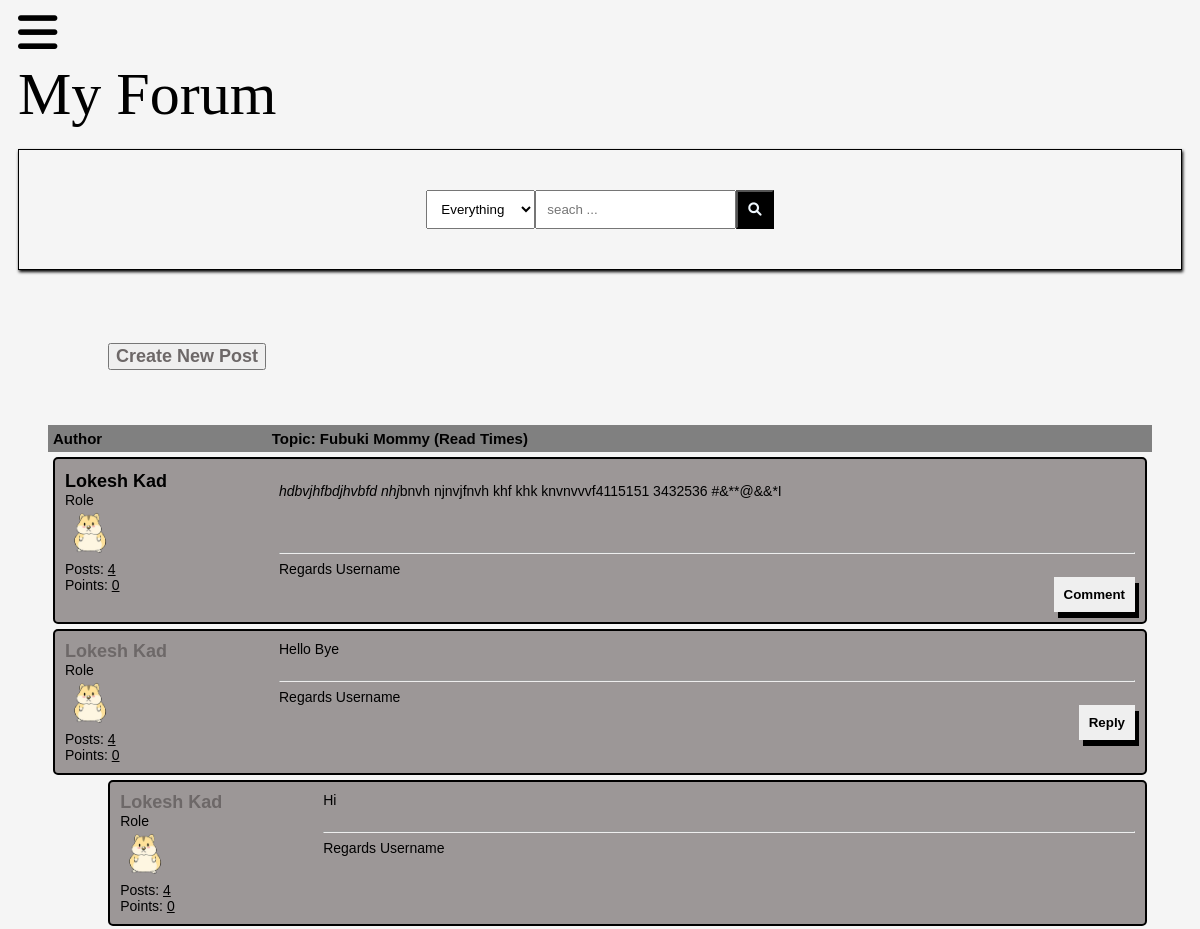
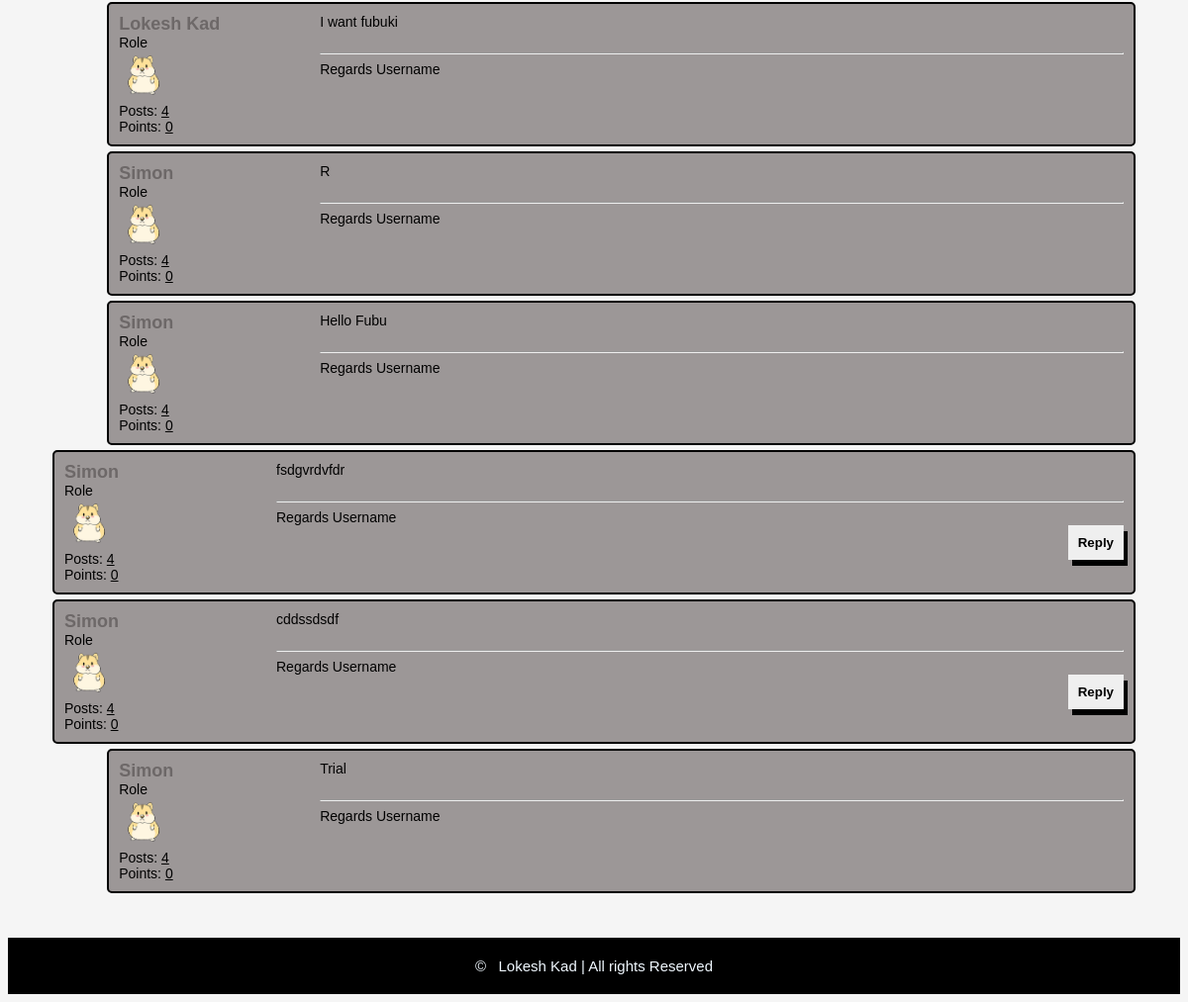
Page /details/fubuki-mommy/ (signed in) on the committed database (2 pictures, top to bottom).
### posts/models.py (models this page shows, shortened)
class Post(models.Model):
    title=models.CharField(max_length=400)
    slug=models.SlugField(max_length=400,unique=True,blank=True)
    user=models.ForeignKey(Author,on_delete=models.CASCADE)
    content=HTMLField()
    categories=models.ManyToManyField(Category)
    date=models.DateTimeField(auto_now_add=True)
    approved=models.BooleanField(default=False)
    hit_count_generic=GenericRelation(HitCount,object_id_field='object_pk',related_query_name='hit_count_generic_relation')
    tag=TaggableManager()
    comments=models.ManyToManyField(Comment,blank=True)
    approved = models.BooleanField(default=True)

class Author(models.Model):
    user=models.ForeignKey(User,on_delete=models.CASCADE)
    fullname=models.CharField(max_length=40,blank=True)
    slug=models.SlugField(max_length=400,unique=True,blank=True)
    bio=HTMLField()
    points=models.IntegerField(default=0)
    profile_pic=ResizedImageField(size=[50,80],quality=100,upload_to="authors",default=None,null=True,blank=True)
    def num_posts(self):
        return Post.objects.filter(user=self).count()

class Comment(models.Model):
    user=models.ForeignKey(Author,on_delete=models.CASCADE)
    content =models.TextField()
    date=models.DateTimeField(auto_now_add=True)
    replies=models.ManyToManyField(Reply,blank=True)

class Reply(models.Model):
    user=models.ForeignKey(Author,on_delete=models.CASCADE)
    content =models.TextField()
    date=models.DateTimeField(auto_now_add=True)
    class Meta:
        verbose_name_plural="replies"

### posts/views.py (the view, shortened to what this page needs)
# urls.py: path('details/<slug:slug>/' , views.details,name='detail'),
@login_required
def details(request, slug):
    post = get_object_or_404(Post, slug=slug)
    update_views(request,post)
    update_views(request,post)
    return render(request, 'details.html', {'post': post})

### posts/utils.py (called while the page is built)
def update_views(request,object):
    context={}
    hit_count=get_hitcount_model().objects.get_for_object(object)
    hits=hit_count.hits
    hitcontext=context["hitcount"]={"pk":hit_count.pk}
    hit_count_response=HitCountMixin.hit_count(request,hit_count)
    if hit_count_response.hit_counted:
        hits=hits+1
        hitcontext["hitcounted"]=hit_count_response.hit_counted
        hitcontext["hit_message"]=hit_count_response.hit_message
        hitcontext["total_hits"]=hits

### template/details.html (shortened to what this page needs)
{%extends 'base.html'%}
{%load hitcount_tags%}
{%load static%}
{%block content%}
    <div class="container">
        <div class="head">
            <div class="author">Author</div>
            <div class="content">Topic: {{post.title}} (Read {%get_hit_count for post%} Times)</div>
        </div>
        <div class="body">
            <div class="author">
                <div class="username"> <a href="#">{{post.user.fullname|title}}</a></div>
                <div>Role</div>
                <img src="{% static 'hamster.png'%}" alt="">
                <div>Posts: <u>{{post.user.num_posts}}</u></div>
                <div>Points: <u>{{post.user.points}}</u></div>
            </div>
            <div class="content">
                {{post.content|safe}}<br><br>
                <hr>
                Regards Username
                <div class="comment">
                    <button onclick="showComment()">
                        Comment
                    </button>
                </div>
            </div>
        </div>
        {%for comment in post.comments.all%}
        <div class="comments-container">
            <div class="body">
                <div class="author">
                    <div class="AnotherUser"> <a href="#">{{comment.user.fullname|title}}</a></div>
                    <div>Role</div>
                    <img src="{% static 'hamster.png'%}" alt="">
                    <div>Posts: <u>{{comment.user.num_posts}}</u></div>
                    <div>Points: <u>{{comment.user.points}}</u></div>
                </div>
                <div class="content">
                    {{comment.content}} <br><br>
                    <hr>
                    Regards Username
                    <div class="comment">
                        <button onclick="showReply('comment{{comment.id}}')">
                            Reply
                        </button>
                    </div>
                </div>
            </div>
        </div>
        {%for reply in comment.replies.all%}
        <div class="comments-container" style="width: 95%;margin-left: 5%;">
            <div class="body">
                <div class="author">
                    <div class="AnotherUser"> <a href="#">{{reply.user.fullname|title}}</a></div>
                    <div>Role</div>
                    <img src="{% static 'hamster.png'%}" alt="">
                    <div>Posts: <u>{{reply.user.num_posts}}</u></div>
                    <div>Points: <u>{{reply.user.points}}</u></div>
                </div>
                <div class="content">
                    {{reply.content}} <br><br>
                    <hr>
                    Regards Username
                </div>
            </div>
        </div>
        {%endfor%}
        {%endfor%}
    </div>
    {%endblock content%}

### static/style1.css (style rules this page uses)
* { box-sizing: border-box; }
html { font-size: 14px; font-family:'Trebuchet MS', 'Lucida Sans Unicode', 'Lucida Grande', 'Lucida Sans', Arial, sans-serif; background-color: whitesmoke; }
a { color: rgb(109, 104, 104); font-weight: bolder; text-decoration: none; font-size:18px; }
.container { margin: 20px; padding: 20px; }
.head { display: flex; background-color: grey; padding: 5px; font-weight: bold; font-size: 15px; }
.author { flex:20%; }
.content { flex: 80%; }
.body { display: flex; background-color: rgb(156, 151, 151); padding: 10px; margin: 5px; border: black solid 2px; border-radius: 5px; }
.body .author .username { font-size: 20px; }
.body .author .username a { color: black; }
.body .author img { max-width: 50px; max-height: 80px; }
.body .content .comment button { border: none; padding: 10px; font-weight: bold; box-shadow: 4px 6px black; cursor: pointer; float:right; }

### rows in the picture
Post: title "Fubuki Mommy", user.fullname "Lokesh Kad", user.num_posts "4", user.points "0", content "hdbvjhfbdjhvbfd nhj bnvh njnvjfnvh khf khk knvnvvvf4115151 3432536 #&**@&&*I"
Comment: user.fullname "Lokesh Kad", user.num_posts "4", user.points "0", content "Hello Bye"
Reply: user.fullname "Lokesh Kad", user.num_posts "4", user.points "0", content "Hi"
Reply: user.fullname "Lokesh Kad", user.num_posts "4", user.points "0", content "I want fubuki"
Reply: user.fullname "Simon", user.num_posts "4", user.points "0", content "R"
Reply: user.fullname "Simon", user.num_posts "4", user.points "0", content "Hello Fubu"
Comment: user.fullname "Simon", user.num_posts "4", user.points "0", content "fsdgvrdvfdr"
Comment: user.fullname "Simon", user.num_posts "4", user.points "0", content "cddssdsdf"
Reply: user.fullname "Simon", user.num_posts "4", user.points "0", content "Trial"
